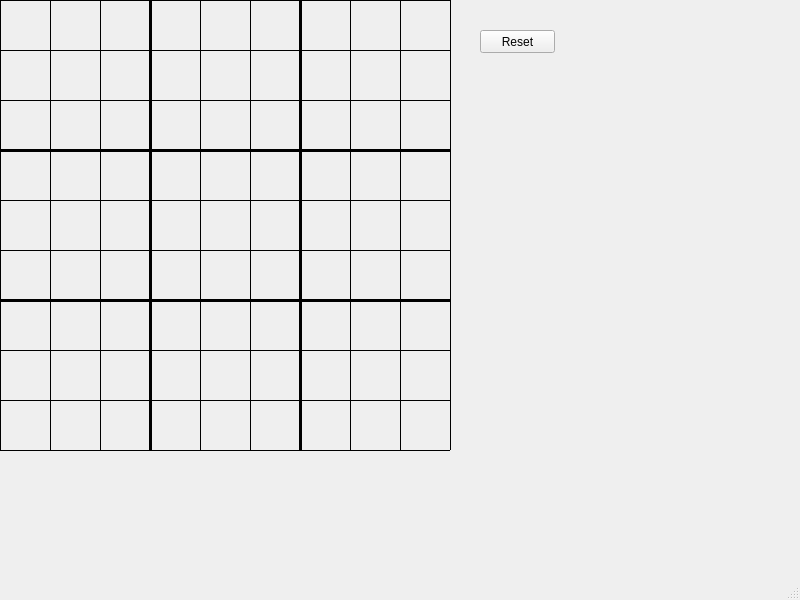
<?xml version="1.0" encoding="UTF-8"?>
<ui version="4.0">
 <class>DLG_Home</class>
 <widget class="QMainWindow" name="DLG_Home">
  <property name="geometry">
   <rect>
    <x>0</x>
    <y>0</y>
    <width>800</width>
    <height>600</height>
   </rect>
  </property>
  <property name="windowTitle">
   <string>DLG_Home</string>
  </property>
  <widget class="QWidget" name="centralwidget">
   <widget class="Line" name="line">
    <property name="geometry">
     <rect>
      <x>0</x>
      <y>50</y>
      <width>450</width>
      <height>1</height>
     </rect>
    </property>
    <property name="styleSheet">
     <string notr="true">background-color: black;</string>
    </property>
    <property name="orientation">
     <enum>Qt::Horizontal</enum>
    </property>
   </widget>
   <widget class="Line" name="line_2">
    <property name="geometry">
     <rect>
      <x>0</x>
      <y>100</y>
      <width>450</width>
      <height>1</height>
     </rect>
    </property>
    <property name="styleSheet">
     <string notr="true">background-color: black;</string>
    </property>
    <property name="orientation">
     <enum>Qt::Horizontal</enum>
    </property>
   </widget>
   <widget class="Line" name="line_3">
    <property name="geometry">
     <rect>
      <x>0</x>
      <y>149</y>
      <width>450</width>
      <height>3</height>
     </rect>
    </property>
    <property name="styleSheet">
     <string notr="true">background-color: black;</string>
    </property>
    <property name="orientation">
     <enum>Qt::Horizontal</enum>
    </property>
   </widget>
   <widget class="Line" name="line_4">
    <property name="geometry">
     <rect>
      <x>0</x>
      <y>200</y>
      <width>450</width>
      <height>1</height>
     </rect>
    </property>
    <property name="styleSheet">
     <string notr="true">background-color: black;</string>
    </property>
    <property name="orientation">
     <enum>Qt::Horizontal</enum>
    </property>
   </widget>
   <widget class="Line" name="line_5">
    <property name="geometry">
     <rect>
      <x>0</x>
      <y>250</y>
      <width>450</width>
      <height>1</height>
     </rect>
    </property>
    <property name="styleSheet">
     <string notr="true">background-color: black;</string>
    </property>
    <property name="orientation">
     <enum>Qt::Horizontal</enum>
    </property>
   </widget>
   <widget class="Line" name="line_6">
    <property name="geometry">
     <rect>
      <x>0</x>
      <y>299</y>
      <width>450</width>
      <height>3</height>
     </rect>
    </property>
    <property name="styleSheet">
     <string notr="true">background-color: black;</string>
    </property>
    <property name="orientation">
     <enum>Qt::Horizontal</enum>
    </property>
   </widget>
   <widget class="Line" name="line_7">
    <property name="geometry">
     <rect>
      <x>0</x>
      <y>350</y>
      <width>450</width>
      <height>1</height>
     </rect>
    </property>
    <property name="styleSheet">
     <string notr="true">background-color: black;</string>
    </property>
    <property name="orientation">
     <enum>Qt::Horizontal</enum>
    </property>
   </widget>
   <widget class="Line" name="line_8">
    <property name="geometry">
     <rect>
      <x>0</x>
      <y>400</y>
      <width>450</width>
      <height>1</height>
     </rect>
    </property>
    <property name="styleSheet">
     <string notr="true">background-color: black;</string>
    </property>
    <property name="orientation">
     <enum>Qt::Horizontal</enum>
    </property>
   </widget>
   <widget class="Line" name="line_9">
    <property name="geometry">
     <rect>
      <x>0</x>
      <y>450</y>
      <width>450</width>
      <height>1</height>
     </rect>
    </property>
    <property name="styleSheet">
     <string notr="true">background-color: black;</string>
    </property>
    <property name="orientation">
     <enum>Qt::Horizontal</enum>
    </property>
   </widget>
   <widget class="Line" name="line_10">
    <property name="geometry">
     <rect>
      <x>0</x>
      <y>0</y>
      <width>450</width>
      <height>1</height>
     </rect>
    </property>
    <property name="styleSheet">
     <string notr="true">background-color: black;</string>
    </property>
    <property name="orientation">
     <enum>Qt::Horizontal</enum>
    </property>
   </widget>
   <widget class="Line" name="line_11">
    <property name="geometry">
     <rect>
      <x>0</x>
      <y>0</y>
      <width>1</width>
      <height>450</height>
     </rect>
    </property>
    <property name="styleSheet">
     <string notr="true">background-color:black;</string>
    </property>
    <property name="orientation">
     <enum>Qt::Vertical</enum>
    </property>
   </widget>
   <widget class="Line" name="line_12">
    <property name="geometry">
     <rect>
      <x>50</x>
      <y>0</y>
      <width>1</width>
      <height>450</height>
     </rect>
    </property>
    <property name="styleSheet">
     <string notr="true">background-color:black;</string>
    </property>
    <property name="orientation">
     <enum>Qt::Vertical</enum>
    </property>
   </widget>
   <widget class="Line" name="line_13">
    <property name="geometry">
     <rect>
      <x>100</x>
      <y>0</y>
      <width>1</width>
      <height>450</height>
     </rect>
    </property>
    <property name="styleSheet">
     <string notr="true">background-color:black;</string>
    </property>
    <property name="orientation">
     <enum>Qt::Vertical</enum>
    </property>
   </widget>
   <widget class="Line" name="line_14">
    <property name="geometry">
     <rect>
      <x>149</x>
      <y>0</y>
      <width>3</width>
      <height>450</height>
     </rect>
    </property>
    <property name="styleSheet">
     <string notr="true">background-color:black;</string>
    </property>
    <property name="orientation">
     <enum>Qt::Vertical</enum>
    </property>
   </widget>
   <widget class="Line" name="line_15">
    <property name="geometry">
     <rect>
      <x>200</x>
      <y>0</y>
      <width>1</width>
      <height>450</height>
     </rect>
    </property>
    <property name="styleSheet">
     <string notr="true">background-color:black;</string>
    </property>
    <property name="orientation">
     <enum>Qt::Vertical</enum>
    </property>
   </widget>
   <widget class="Line" name="line_16">
    <property name="geometry">
     <rect>
      <x>250</x>
      <y>0</y>
      <width>1</width>
      <height>450</height>
     </rect>
    </property>
    <property name="styleSheet">
     <string notr="true">background-color:black;</string>
    </property>
    <property name="orientation">
     <enum>Qt::Vertical</enum>
    </property>
   </widget>
   <widget class="Line" name="line_17">
    <property name="geometry">
     <rect>
      <x>299</x>
      <y>0</y>
      <width>3</width>
      <height>450</height>
     </rect>
    </property>
    <property name="styleSheet">
     <string notr="true">background-color:black;</string>
    </property>
    <property name="orientation">
     <enum>Qt::Vertical</enum>
    </property>
   </widget>
   <widget class="Line" name="line_18">
    <property name="geometry">
     <rect>
      <x>350</x>
      <y>0</y>
      <width>1</width>
      <height>450</height>
     </rect>
    </property>
    <property name="styleSheet">
     <string notr="true">background-color:black;</string>
    </property>
    <property name="orientation">
     <enum>Qt::Vertical</enum>
    </property>
   </widget>
   <widget class="Line" name="line_19">
    <property name="geometry">
     <rect>
      <x>400</x>
      <y>0</y>
      <width>1</width>
      <height>450</height>
     </rect>
    </property>
    <property name="styleSheet">
     <string notr="true">background-color:black;</string>
    </property>
    <property name="orientation">
     <enum>Qt::Vertical</enum>
    </property>
   </widget>
   <widget class="Line" name="line_20">
    <property name="geometry">
     <rect>
      <x>450</x>
      <y>0</y>
      <width>1</width>
      <height>450</height>
     </rect>
    </property>
    <property name="styleSheet">
     <string notr="true">background-color:black;</string>
    </property>
    <property name="orientation">
     <enum>Qt::Vertical</enum>
    </property>
   </widget>
   <widget class="QPushButton" name="btn_reset">
    <property name="geometry">
     <rect>
      <x>480</x>
      <y>30</y>
      <width>75</width>
      <height>23</height>
     </rect>
    </property>
    <property name="text">
     <string>Reset</string>
    </property>
   </widget>
  </widget>
  <widget class="QMenuBar" name="menubar">
   <property name="geometry">
    <rect>
     <x>0</x>
     <y>0</y>
     <width>800</width>
     <height>21</height>
    </rect>
   </property>
  </widget>
  <widget class="QStatusBar" name="statusbar"/>
 </widget>
 <resources/>
 <connections/>
</ui>
